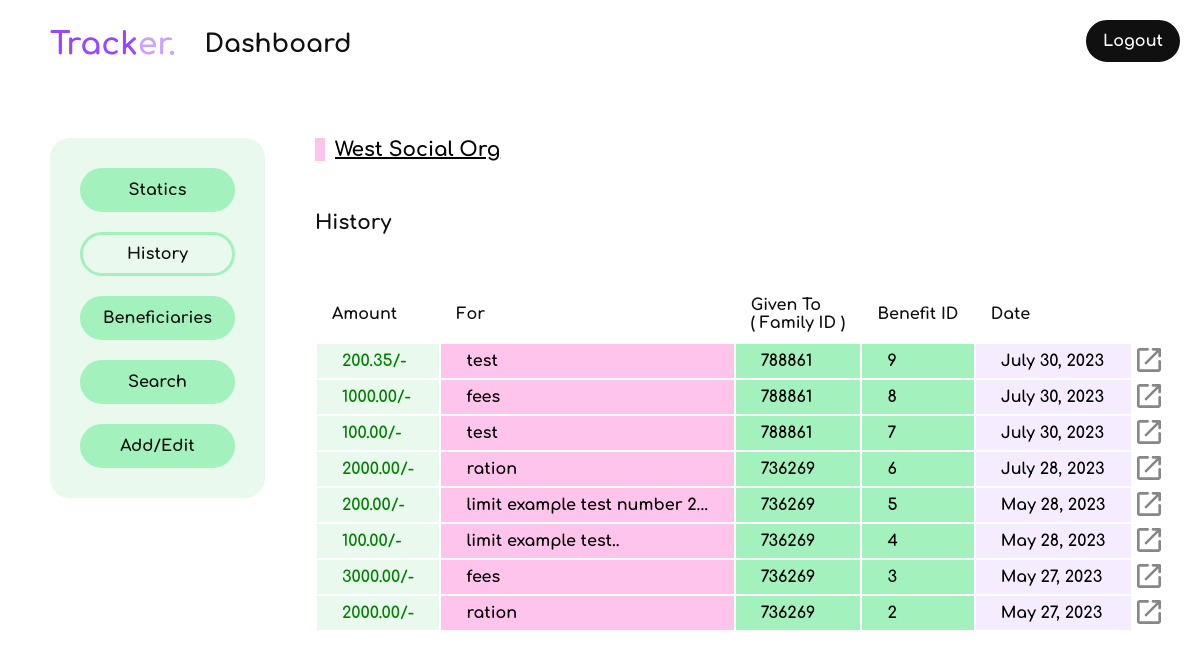
Screenshot of /dashboard/history/ (signed in) with the database file from the repository.
### loginApp/models.py (models this page shows)
class Organization(models.Model):
    user = models.OneToOneField(User,on_delete= models.CASCADE)
    organizationName = models.CharField(max_length = 200,blank=False)
    localAddress = models.TextField(blank=False,null=False,default='none')
    aboutOrg = models.TextField(blank=False,null=False,default='none')
    mobile = models.CharField(max_length=10,blank=False,null=False,default='none')
    def __str__(self):
        return self.organizationName

### dashboard/models.py (models this page shows)
class Benefit(models.Model):
    given_to = models.ForeignKey(FamilyModel,on_delete=models.CASCADE)
    given_by = models.ForeignKey(Organization,on_delete=models.CASCADE,default=1)
    amount = models.DecimalField(max_digits=8,decimal_places=2,null=False)
    transaction_ID = models.CharField(max_length=18,null=False)
    purpose = models.TextField(null=False)
    date = models.DateField(auto_now_add=True)

class FamilyModel(models.Model):
    family_ID = models.CharField(unique=True,blank=False,max_length=8)
    phone_number = models.CharField(unique=True,blank=False,max_length=10)
    residential_address = models.TextField(max_length=300,blank=False,default='none')
    created_by_org = models.ForeignKey(User,on_delete=models.CASCADE,default=8)
    in_public_domain = models.BooleanField(default=False)
    date_created = models.DateField(auto_now_add=True)
    def __str__(self):
        return self.family_ID

### dashboard/views/historyView.py (the view)
# urls.py: path('history/',historyView.historyView,name='historyView'),
@login_required
def historyView(request):
    user = request.user
    org = Organization.objects.get(user = user)
    benefitsHistory = Benefit.objects.filter(given_by = org).order_by('-id')
    sendToTemplate = {
        'organizationLoggedIn': str(org).capitalize,
        'benefitsHistory':benefitsHistory,
    }
    return render(request,'history.html',sendToTemplate)

### dashboard/templates/history.html (shortened to what this page needs)
{% extends 'dashboardBase.html' %}
{% block body %}
    <div class="orgName"> {{organizationLoggedIn|title}} </div>
    <h3 class="pageHeading">History</h3>
    <div class="tableBlock">
        <table class="colorTable">
            <tr class="heading">
                <th>Amount</th>
                <th>For</th>
                <th>Given To </br> ( Family ID )</th>
                <th>Benefit ID</th>
                <th>Date</th>
            </tr>
            {% for benefit in benefitsHistory %}
                <tr class="row">
                    <td>{{benefit.amount}}/-</td>
                    <td>{{benefit.purpose}}</td>
                    <td>{{benefit.given_to}}</td>
                    <td>{{benefit.id}}</td>
                    <td>{{benefit.date}}</td>
                    <td style="padding: 0;">
                        <a href="{% url 'historyDetailsView' family_ID=benefit.given_to.family_ID benefit_ID=benefit.id %}">
                        </a>
                    </td>
                </tr>
            {% endfor %}
        </table>
    </div>
{% endblock %}

### static/css/dashboardMain.css (style rules this page uses)
* { box-sizing:border-box;padding:0;margin:0;font-family:comfortaa }
.colorTable { font-weight:bold;font-size:16px;text-align:left;width:850px;overflow:hidden }
.colorTable .heading { background-color:#fff;color:#101010 }
.colorTable .heading th { padding:10px 15px }
.colorTable .row td { padding:8px 25px }
.colorTable .row td:nth-child(1) { background-color:#e9f9ee;color:green }
.colorTable .row td:nth-child(2) { background-color:#ffc4eb }
.colorTable .row td:nth-child(3) { background-color:#a3f1bd }
.colorTable .row td:nth-child(4) { background-color:#a3f1bd }
.colorTable .row td:nth-child(5) { background-color:#f5edff }
.orgName { border-left:10px solid #ffc4eb;font-size:20px;font-weight:bold;padding-left:10px;width:400px;height:auto;margin-bottom:50px;text-decoration:underline }
.pageHeading { font-size:20px;font-weight:bold;color:#101010;margin:50px 0 }
.tableBlock { width:100% }

### rows the page displays
Organization: organizationName "West Social Org"
Benefit: amount "200.35", purpose "test", given_to "788861", id "9", date "July 30, 2023"
Benefit: amount "1000.00", purpose "fees", given_to "788861", id "8", date "July 30, 2023"
Benefit: amount "100.00", purpose "test", given_to "788861", id "7", date "July 30, 2023"
Benefit: amount "2000.00", purpose "ration", given_to "736269", id "6", date "July 28, 2023"
Benefit: amount "200.00", purpose "limit example test number 2...", given_to "736269", id "5", date "May 28, 2023"
Benefit: amount "100.00", purpose "limit example test..", given_to "736269", id "4", date "May 28, 2023"
Benefit: amount "3000.00", purpose "fees", given_to "736269", id "3", date "May 27, 2023"
Benefit: amount "2000.00", purpose "ration", given_to "736269", id "2", date "May 27, 2023"
